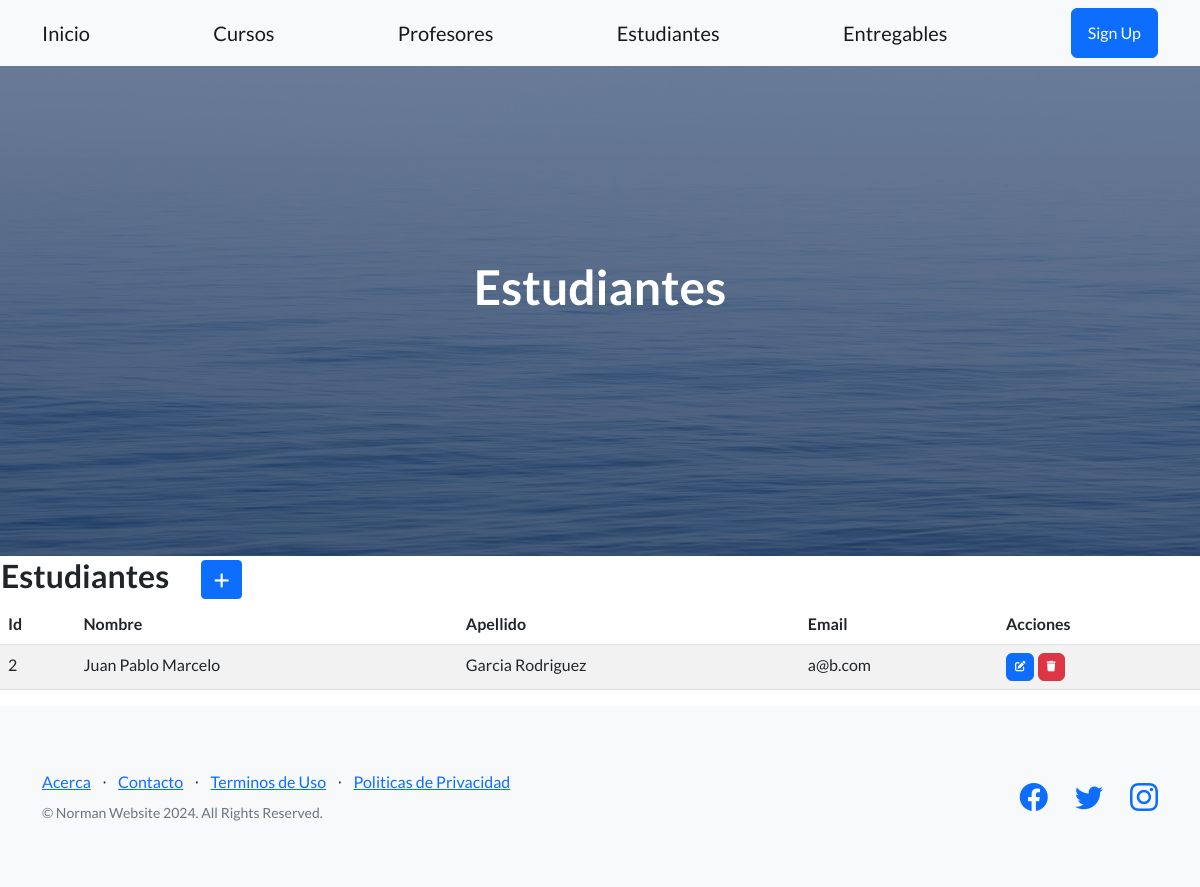
The page /estudiantes/ on the database its author committed.
### entidades/models.py (models this page shows, shortened)
class Estudiante(models.Model):
    nombre = models.CharField(max_length=60)
    apellido = models.CharField(max_length=60)
    email = models.EmailField()

### entidades/views.py (the view)
# urls.py: path('estudiantes/', EstudianteList.as_view(), name="estudiantes"),
class EstudianteList(ListView):
    model = Estudiante

### entidades/templates/entidades/estudiante_list.html (shortened to what this page needs)
{% extends "entidades/index.html" %}
{% block titulo %}
<h1 class="mb-5">Estudiantes</h1>
{% endblock titulo %}
{% block contenido %}
<table>
    <tr>
        <td width="200"><h2>Estudiantes</h2></td>
        <td>
            <a
            href="{% url 'estudianteCreate' %}"
            class="btn btn-primary btn-sm"
            >
            </a>
        </td>
    </tr>
</table>
<table class="table table-striped">
    <thead>
        <tr>
            <th>Id</th>
            <th>Nombre</th>
            <th>Apellido</th>
            <th>Email</th>
            <th>Acciones</th>
        </tr>
    </thead>
    <tbody>
    {% for e in estudiante_list  %}
        <tr>
            <td>{{ e.id }}</td>
            <td>{{ e.nombre }}</td>
            <td>{{ e.apellido }}</td>
            <td>{{ e.email }}</td>
            <td>
                <a
                  href="{% url 'estudianteUpdate' e.id %}"
                  class="btn btn-primary"
                  style="--bs-btn-padding-y: .25rem; --bs-btn-padding-x: .5rem; --bs-btn-font-size: .75rem;"
                  >
                </a>
                <a
                  href="{% url 'estudianteDelete' e.id %}"
                  class="btn btn-danger"
                  style="--bs-btn-padding-y: .25rem; --bs-btn-padding-x: .5rem; --bs-btn-font-size: .75rem;"
                  >
                </a>
            </td>
        </tr>
    {% endfor %}
    </tbody>
</table>
{% endblock contenido %}

### rows shown on the page
Estudiante: id "2", nombre "Juan Pablo Marcelo", apellido "Garcia Rodriguez", email "a@b.com"
